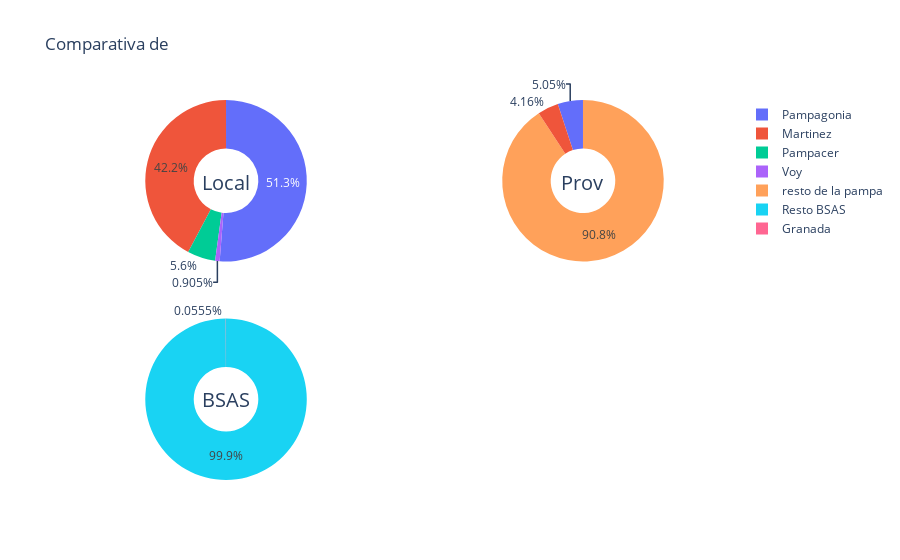

Source (notebook cell):
### Code cell
estaciones = [voy_total, pampacer_total, martinez_total, pampagonia_total]
nombres = ["Voy", "Pampacer", "Martinez", "Pampagonia"]
labels_ = ['Martinez', "Pampagonia", 'resto de la pampa']
totales = [martinez_total, pampagonia_total,
           total_la_pampa-(martinez_total+pampagonia_total)]

fig = make_subplots(rows=2, cols=2, specs=[[{'type': 'domain'}, {'type': 'domain'}],[{'type': 'domain'}, {'type': 'domain'}]])
fig.add_trace(go.Pie(labels=nombres, values=estaciones, name="Ventas de combustible"),
              1, 1)
fig.add_trace(go.Pie(labels=labels_, values=totales, name="Ventas de combustible nacional"),
              1, 2)
fig.add_trace(go.Pie(labels=['Granada', 'Resto BSAS'], values=[granada_total, bsas_total], name="Ventas de BSAS"),
              2, 1)
    
fig.update_traces(hole=.4, hoverinfo="label+percent+name")
fig.update_layout(
    title_text="Comparativa de ",
    # Add annotations in the center of the donut pies.
    annotations=[dict(text='Local', x=0.185, y=0.825, font_size=20, showarrow=False),
                 dict(text='Prov', x=0.810, y=0.825, font_size=20, showarrow=False),
                 dict(text='BSAS', x=0.185, y=0.17, font_size=20, showarrow=False)])
fig.show()

### Figure 1 — Plotly figure (JSON) as saved in the notebook; plotly's stock layout.template omitted (floating-point values rounded to 4 significant figures)
{"data": [{"domain": {"x": [0, 0.45], "y": [0.575, 1]}, "hole": 0.4, "hoverinfo": "label+percent+name", "labels": ["Voy", "Pampacer", "Martinez", "Pampagonia"], "name": "Ventas de combustible", "type": "pie", "values": [282, 1745, 13157, 15966]}, {"domain": {"x": [0.55, 1], "y": [0.575, 1]}, "hole": 0.4, "hoverinfo": "label+percent+name", "labels": ["Martinez", "Pampagonia", "resto de la pampa"], "name": "Ventas de combustible nacional", "type": "pie", "values": [13157, 15966, 286958]}, {"domain": {"x": [0, 0.45], "y": [0, 0.425]}, "hole": 0.4, "hoverinfo": "label+percent+name", "labels": ["Granada", "Resto BSAS"], "name": "Ventas de BSAS", "type": "pie", "values": [3515, 6334969]}], "layout": {"annotations": [{"font": {"size": 20}, "showarrow": false, "text": "Local", "x": 0.185, "y": 0.825}, {"font": {"size": 20}, "showarrow": false, "text": "Prov", "x": 0.81, "y": 0.825}, {"font": {"size": 20}, "showarrow": false, "text": "BSAS", "x": 0.185, "y": 0.17}], "title": {"text": "Comparativa de "}}}
